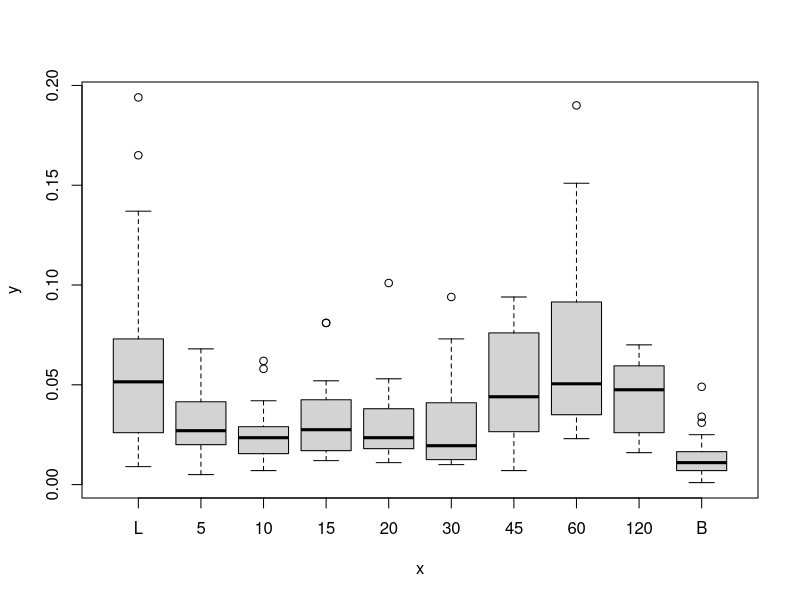
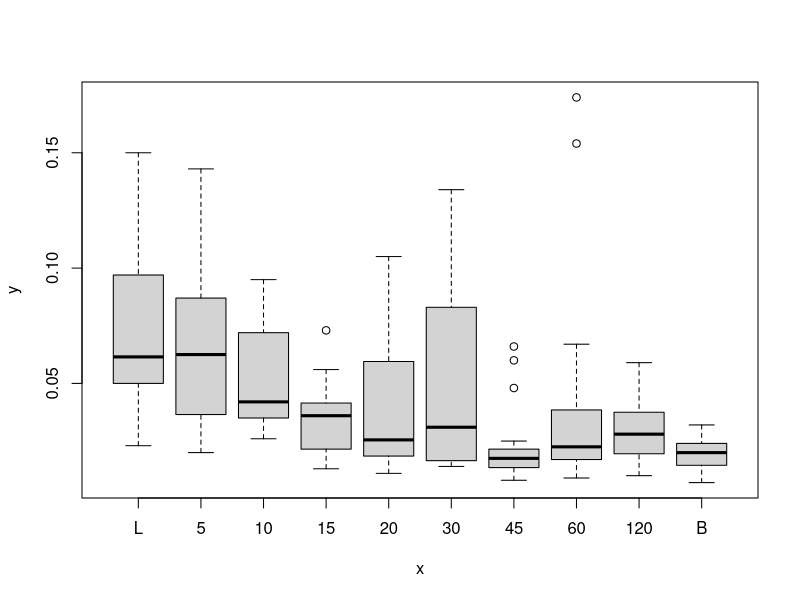
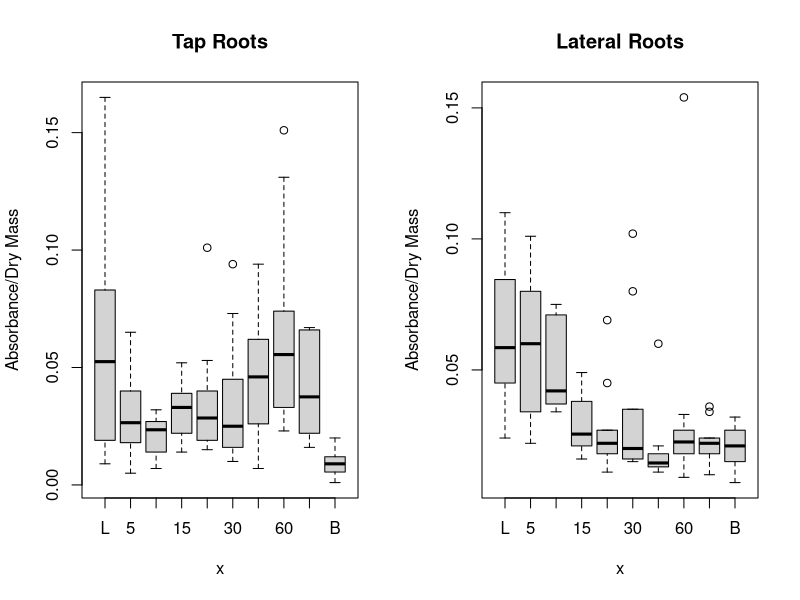
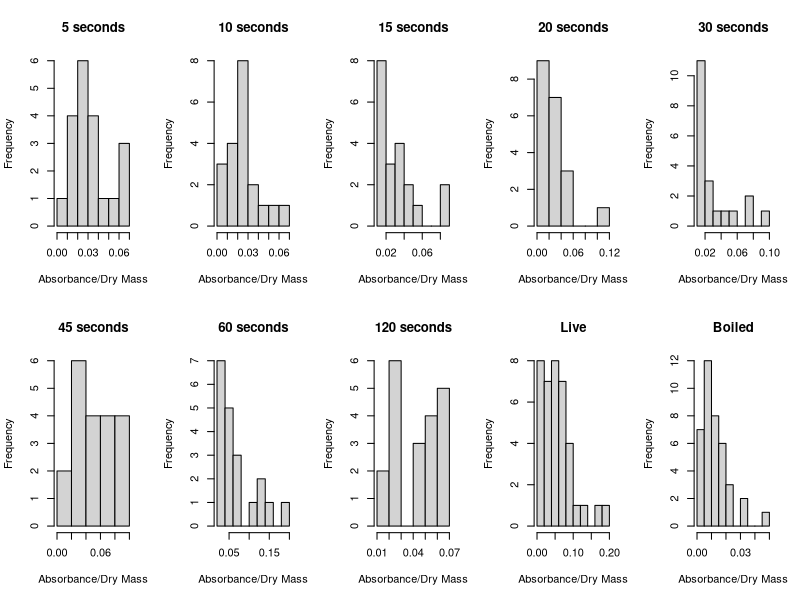
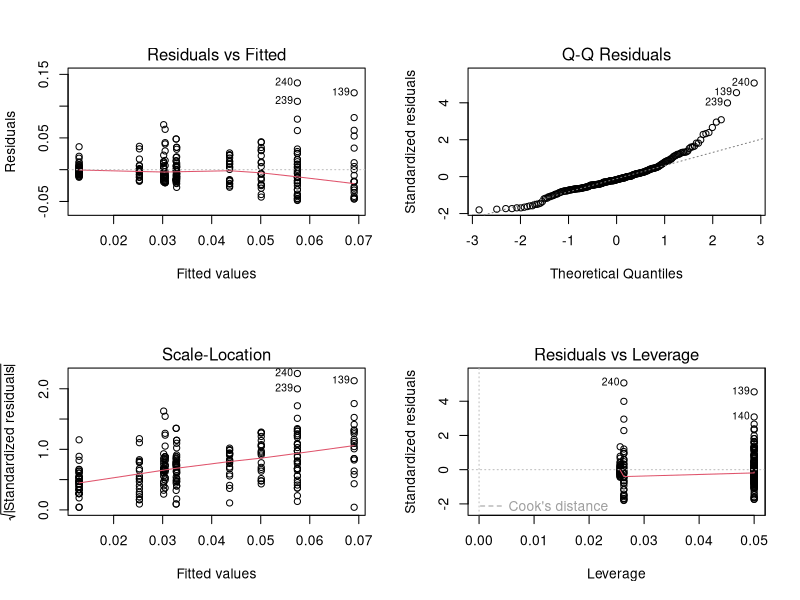
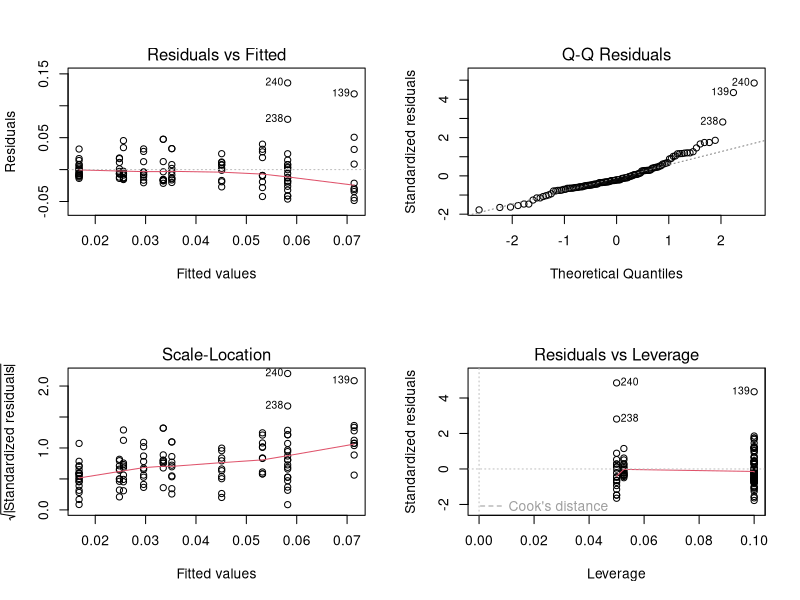
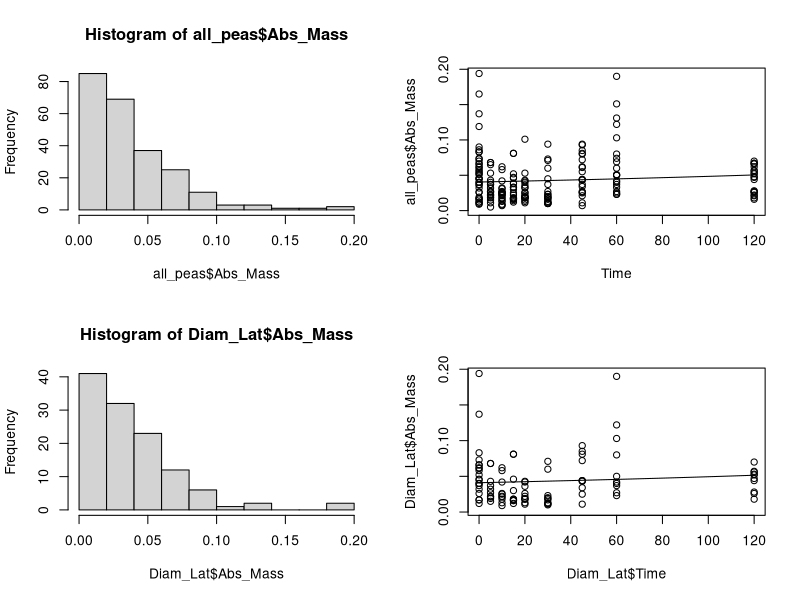
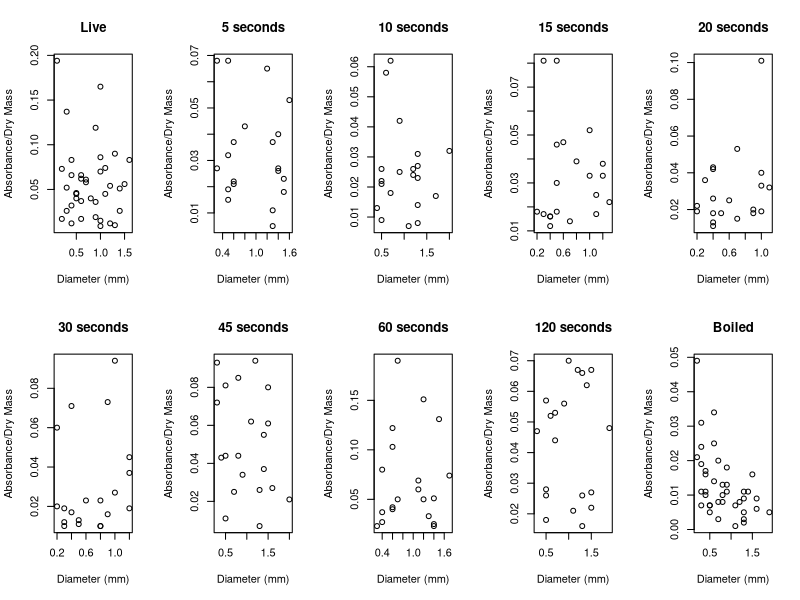

Recreate these plots in R, in order. (Note: this script raises an error after producing the figures.)
## ---- chunk 1
knitr::opts_chunk$set(echo = TRUE)
## ---- chunk 2
#Call necessary libraries
library(ggplot2)
library(car)
## ---- chunk 3
#Read in csv file and delete empty columns
all_peas = read.csv(file = "./data/FinalDataPeas.csv", header = TRUE)

head(all_peas)
all_peas = all_peas[,-c(14:19)]
colnames(all_peas)
nrow(all_peas)

#Remove rows of samples eliminated because of mistakes in experiment
Sample = match("Smp",colnames(all_peas))

for(i in nrow(all_peas):1) {
    if(all_peas[i,Sample] == 90 | 
       all_peas[i,Sample] == 91 | 
       all_peas[i,Sample] == 177) {
          all_peas = all_peas[-i,]
    }
}

nrow(all_peas)
## ---- chunk 4
#Order Treatments
all_peas$Trmt = factor(all_peas$Trmt, 
                       levels = c('L', '5', '10', '15', '20', 
                                  '30', '45', '60', '120', 'B'))

#Create Numeric Treatments Column for Regressions
all_peas$Time = ifelse(all_peas$Trmt == 'L', 0, ifelse(all_peas$Trmt == 'B', NA, as.numeric(as.character(all_peas$Trmt))))

head(all_peas)
## ---- chunk 5
#Subset Data by Treatment
Trmt_5 = subset(all_peas, all_peas$Trmt == '5')
nrow(Trmt_5)

Trmt_10 = subset(all_peas, all_peas$Trmt == '10')
Trmt_15 = subset(all_peas, all_peas$Trmt == '15')
Trmt_20 = subset(all_peas, all_peas$Trmt == '20')
Trmt_30 = subset(all_peas, all_peas$Trmt == '30')
Trmt_45 = subset(all_peas, all_peas$Trmt == '45')
Trmt_60 = subset(all_peas, all_peas$Trmt == '60')
Trmt_120 = subset(all_peas, all_peas$Trmt == '120')
Trmt_L = subset(all_peas, all_peas$Trmt == 'L')
Trmt_B = subset(all_peas, all_peas$Trmt == 'B')
## ---- chunk 6
#Plot all data by treatment
all_boxplot = plot(all_peas$Trmt, all_peas$Abs_Mass)
all_boxplot$out
## ---- chunk 7
#Check to see if dividing out the mass caused increase in 45-120
plot(all_peas$Trmt, all_peas$Abs_Blk)
## ---- chunk 8
#Subset data by Tap Roots and Lateral Roots
Diam_Tap = subset(all_peas, all_peas$Tap_Lat == "Tap")
Diam_Lat = subset(all_peas, all_peas$Tap_Lat == "Lat")

nrow(Diam_Tap)
nrow(Diam_Lat)
## ---- chunk 9
#Plot Data by Taps and Lats
par(mfrow = c(1,2))
plot(Diam_Tap$Trmt, Diam_Tap$Abs_Mass, main = "Tap Roots", ylab = "Absorbance/Dry Mass")
plot(Diam_Lat$Trmt, Diam_Lat$Abs_Blk, main = "Lateral Roots", ylab = "Absorbance/Dry Mass")
## ---- chunk 10
#Check normality of data to find it is skewed to the left
par(mfrow = c(2,5))

hist(Trmt_5$Abs_Mass, main = "5 seconds", xlab = "Absorbance/Dry Mass")
hist(Trmt_10$Abs_Mass, main = "10 seconds", xlab = "Absorbance/Dry Mass")
hist(Trmt_15$Abs_Mass, main = "15 seconds", xlab = "Absorbance/Dry Mass")
hist(Trmt_20$Abs_Mass, main = "20 seconds", xlab = "Absorbance/Dry Mass")
hist(Trmt_30$Abs_Mass, main = "30 seconds", xlab = "Absorbance/Dry Mass")
hist(Trmt_45$Abs_Mass, main = "45 seconds", xlab = "Absorbance/Dry Mass")
hist(Trmt_60$Abs_Mass, main = "60 seconds", xlab = "Absorbance/Dry Mass")
hist(Trmt_120$Abs_Mass, main = "120 seconds", xlab = "Absorbance/Dry Mass")
hist(Trmt_L$Abs_Mass, main = "Live", xlab = "Absorbance/Dry Mass")
hist(Trmt_B$Abs_Mass, main = "Boiled", xlab = "Absorbance/Dry Mass")

## ---- chunk 11
all_peas$Trmt = factor(all_peas$Trmt, levels = c('B', 'L', '5', '10', '15', '20', '30', '45', '60', '120'))
contrasts(all_peas$Trmt) 
all_trmt_model = lm(Abs_Mass ~ Trmt, data = all_peas)

summary(all_trmt_model)
Anova(all_trmt_model, type =3)

par(mfrow = c(2,2))
plot(all_trmt_model)
## ---- chunk 12
all_peas$Trmt = factor(all_peas$Trmt, levels = c('B', 'L', '5', '10', '15', '20', '30', '45', '60', '120'))
contrasts(all_peas$Trmt) 
all_trmt_glm = glm(Abs_Mass ~ Trmt, data = all_peas, family = Gamma())

summary(all_trmt_glm)
Anova(all_trmt_glm, type =3)
## ---- chunk 13
Diam_Lat$Trmt = factor(Diam_Lat$Trmt, levels = c('B', 'L', '5', '10', '15', '20', '30', '45', '60', '120'))
contrasts(Diam_Lat$Trmt) 
lat_trmt_model = lm(Abs_Mass ~ Trmt, data = Diam_Lat)

summary(lat_trmt_model)
Anova(lat_trmt_model, type =3)

par(mfrow = c(2,2))
plot(lat_trmt_model)
## ---- chunk 14
#Check normality of data
hist(all_peas$Abs_Mass)

#Try regression model
all_time_gamma = glm(Abs_Mass ~ Time, data = all_peas, family = Gamma())
summary(all_time_gamma)
## ---- chunk 15
all_time_binomial = glm(Abs_Mass ~ Time, data = all_peas, family = binomial())
summary(all_time_binomial)
## ---- chunk 16
all_time_gaussian = glm(Abs_Mass ~ Time, data = all_peas, family = gaussian())
summary(all_time_gaussian)
## ---- chunk 17
anova(all_time_gamma, all_time_gaussian, all_time_binomial)
## ---- chunk 18
all_gamma_predict <- data.frame(Time=seq(0,120,5))
gamma_curve <- predict(all_time_gamma,newdata=all_gamma_predict,type="response")
plot(all_peas$Abs_Mass~ Time, data=all_peas)
lines(gamma_curve~Time, data = all_gamma_predict)
## ---- chunk 19
#Check normality of lateral root data
hist(Diam_Lat$Abs_Mass)

#Try regression model on lateral roots only
lat_time_model = glm(Abs_Mass ~ Time, data = Diam_Lat, family = Gamma())
summary(lat_time_model)

## ---- chunk 20
lat_gamma_predict <- data.frame(Time=seq(0,120,5))
gamma_curve_lat <- predict(lat_time_model,newdata=lat_gamma_predict,type="response")
plot(Diam_Lat$Abs_Mass~ Diam_Lat$Time)
lines(gamma_curve_lat~Time, data = lat_gamma_predict)
## ---- chunk 21

## ---- chunk 22
#Plot Absorbance by Diameter for each treatment
par(mfrow = c(2,5))
plot(Abs_Mass ~ Diam, data = Trmt_L, main = "Live", xlab = "Diameter (mm)", ylab = "Absorbance/Dry Mass")
plot(Abs_Mass ~ Diam, data = Trmt_5, main = "5 seconds", xlab = "Diameter (mm)", ylab = "Absorbance/Dry Mass")
plot(Abs_Mass ~ Diam, data = Trmt_10, main = "10 seconds", xlab = "Diameter (mm)", ylab = "Absorbance/Dry Mass")
plot(Abs_Mass ~ Diam, data = Trmt_15, main = "15 seconds", xlab = "Diameter (mm)", ylab = "Absorbance/Dry Mass")
plot(Abs_Mass ~ Diam, data = Trmt_20, main = "20 seconds", xlab = "Diameter (mm)", ylab = "Absorbance/Dry Mass")
plot(Abs_Mass ~ Diam, data = Trmt_30, main = "30 seconds", xlab = "Diameter (mm)", ylab = "Absorbance/Dry Mass")
plot(Abs_Mass ~ Diam, data = Trmt_45, main = "45 seconds", xlab = "Diameter (mm)", ylab = "Absorbance/Dry Mass")
plot(Abs_Mass ~ Diam, data = Trmt_60, main = "60 seconds", xlab = "Diameter (mm)", ylab = "Absorbance/Dry Mass")
plot(Abs_Mass ~ Diam, data = Trmt_120, main = "120 seconds", xlab = "Diameter (mm)", ylab = "Absorbance/Dry Mass")
plot(Abs_Mass ~ Diam, data = Trmt_B, main = "Boiled", xlab = "Diameter (mm)", ylab = "Absorbance/Dry Mass")

## ---- chunk 23
ggplot(pea_data, aes(x=pea_data$Diam, y=pea_data$Abs_Mass, color=pea_data$Trmt)) + geom_point()
## ---- chunk 24
ggplot(pea_data, aes(x=pea_data$Trmt, y=pea_data$Abs_Mass)) + geom_point() + geom_hline(yintercept = mean_boileds, size=1)
## ---- chunk 25
ggplot(pea_data, aes(x=pea_data$Abs_Mass, fill=pea_data$Trmt)) + geom_histogram()

## ---- chunk 26
par(mfrow = c(1,2))
ggplot(taps, aes(x=taps$Abs_Mass, fill=taps$Trmt)) + geom_histogram()
ggplot(lats, aes(x=lats$Abs_Mass, fill=lats$Trmt)) + geom_histogram()
